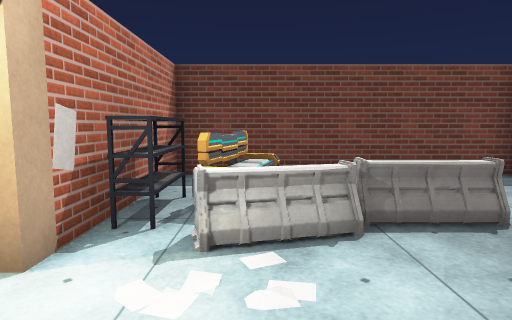
View 1 (above)

15 first-person views from a walk through a 3-D level made in the Unity game engine. The camera is 1.3 m above the floor, tilts 6° down and sees 75° across. The floor is counted in squares, 1.03 m on a side. Each view is taken from the middle of a square. On the plan, view 1 faces up. The plan holds only what a view shows up to about 14 squares ahead; the rest is blank. The place goes on beyond the plan. The player character is not drawn. Some animated figures are left out. Door leaves are left out, so doorways stand open. Some surface patterns are stand-ins.

View 2
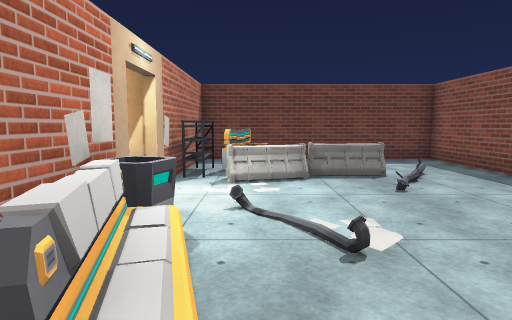

View 3
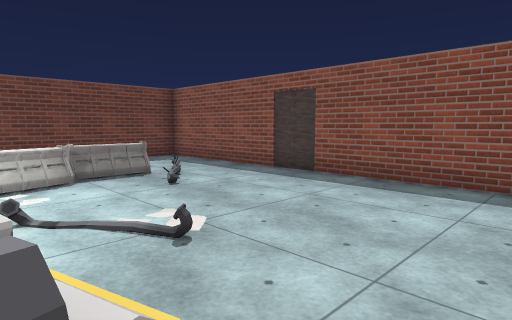

View 4
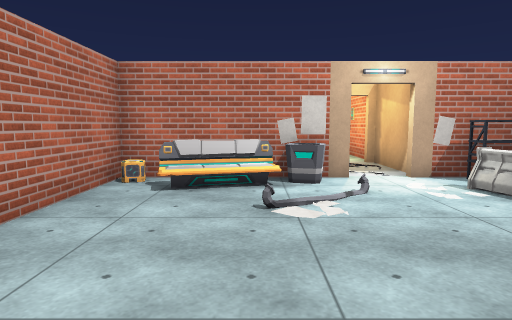

View 5
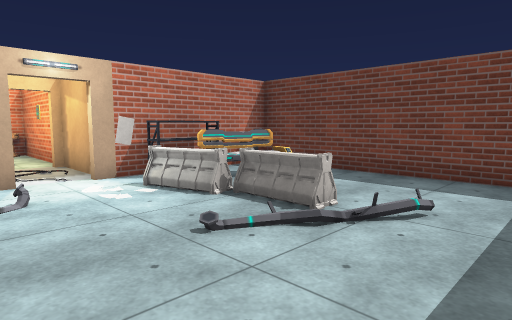

View 6
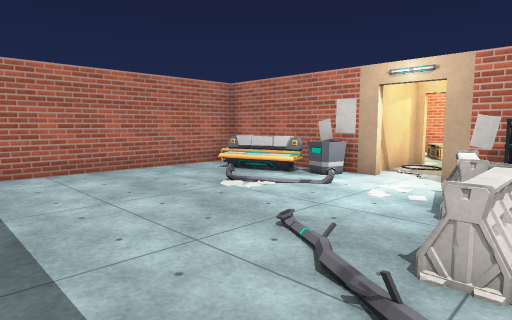

View 7
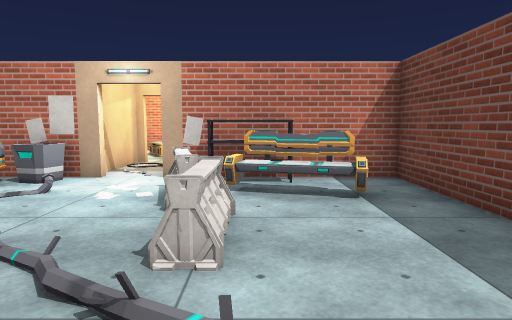

View 8
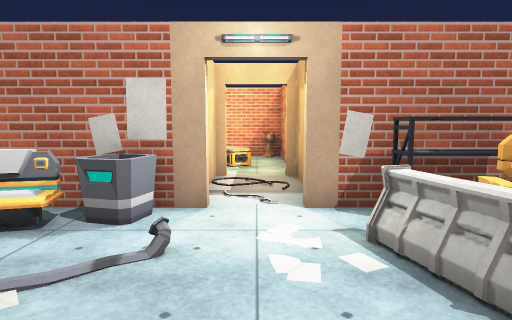

View 9
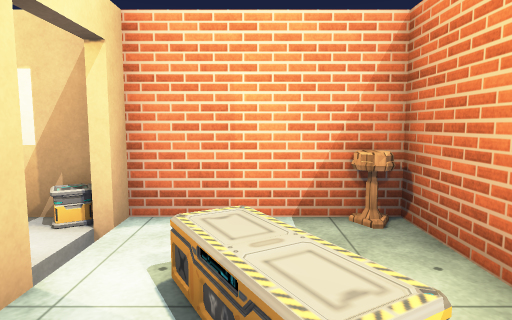

View 10
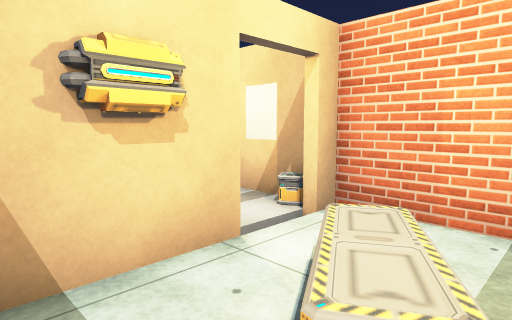

View 11
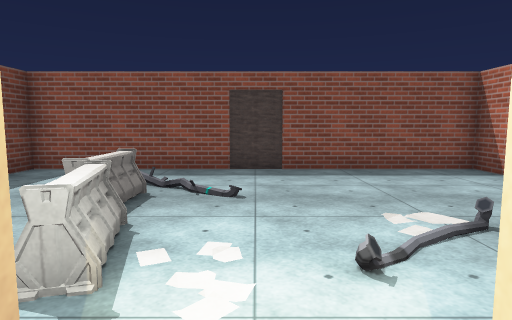

View 12
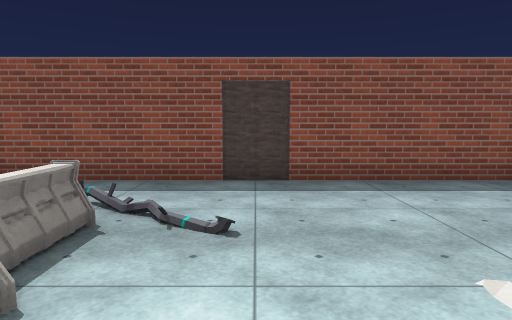

View 13
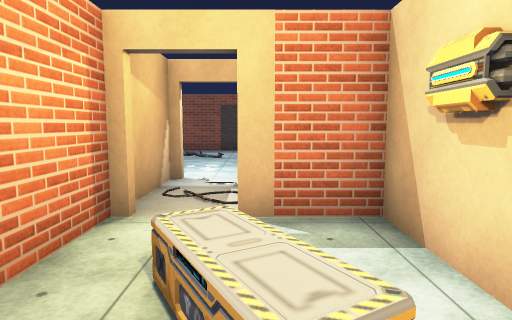

View 14
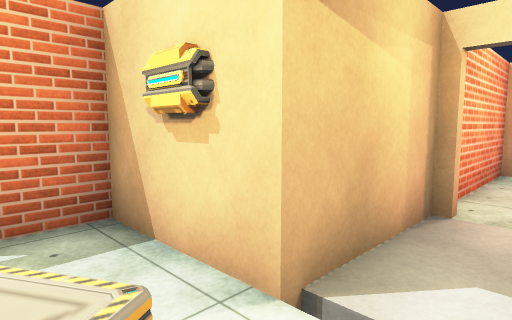

View 15
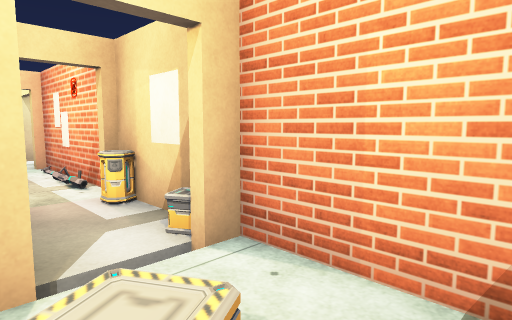

### Floor plan
Key: @ floor where view 1 was taken; # wall or solid block; . floor; D open door; O other object.
Columns run from 11 left of view 1 to 7 right of it. Each row starts with its distance up from view 1.
  9          ##########
  8          #........#
  7          #.O......#
  6          #.O......#
  5          OOO......#
  4          OOOOOO...#
  3 ######OOOO........#
  2 #O....D .D........#
  1 #..O..OOO#........#
  0 #.....#  #O@......#
 -1 ODD####  #O.......#
 -2 OO O     #O.......#
 -3 OO O     #........#
 -4 OOOO     #........#
 -5 # .#     ##########
 -6 # .#
 -7 #  #

Where each view was taken, in squares from view 1:
view 1: 0 up, 0 right, facing up
view 2: 4 down, 0 right, facing up
view 3: 4 down, 1 left, facing up-right
view 4: 1 down, 6 right, facing left
view 5: 0 up, 6 right, facing up-left
view 6: 5 up, 6 right, facing down-left
view 7: 5 up, 6 right, facing left
view 8: 2 up, 3 right, facing left
view 9: 1 up, 6 left, facing left
view 10: 2 up, 6 left, facing down-left
view 11: 2 up, 3 left, facing right
view 12: 2 up, 1 left, facing right
view 13: 1 up, 10 left, facing right
view 14: 1 up, 10 left, facing down-right
view 15: 2 up, 8 left, facing down-left
